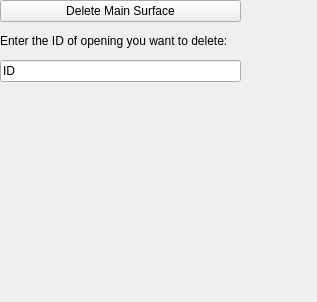
<?xml version="1.0" encoding="UTF-8"?>
<ui version="4.0">
 <class>DeletePointsLayout</class>
 <widget class="QWidget" name="DeletePointsLayout">
  <property name="geometry">
   <rect>
    <x>0</x>
    <y>0</y>
    <width>317</width>
    <height>302</height>
   </rect>
  </property>
  <property name="windowTitle">
   <string>Form</string>
  </property>
  <widget class="QWidget" name="verticalLayoutWidget">
   <property name="geometry">
    <rect>
     <x>0</x>
     <y>0</y>
     <width>241</width>
     <height>82</height>
    </rect>
   </property>
   <layout class="QVBoxLayout" name="verticalLayout">
    <item>
     <layout class="QVBoxLayout" name="mainLayout">
      <item>
       <widget class="QPushButton" name="deleteMainSurfaceButton">
        <property name="text">
         <string>Delete Main Surface</string>
        </property>
       </widget>
      </item>
      <item>
       <widget class="QLabel" name="label">
        <property name="text">
         <string>Enter the ID of opening you want to delete:</string>
        </property>
       </widget>
      </item>
      <item>
       <widget class="QLineEdit" name="openingToDeleteLineEdit">
        <property name="text">
         <string>ID</string>
        </property>
       </widget>
      </item>
     </layout>
    </item>
   </layout>
  </widget>
 </widget>
 <resources/>
 <connections/>
</ui>
